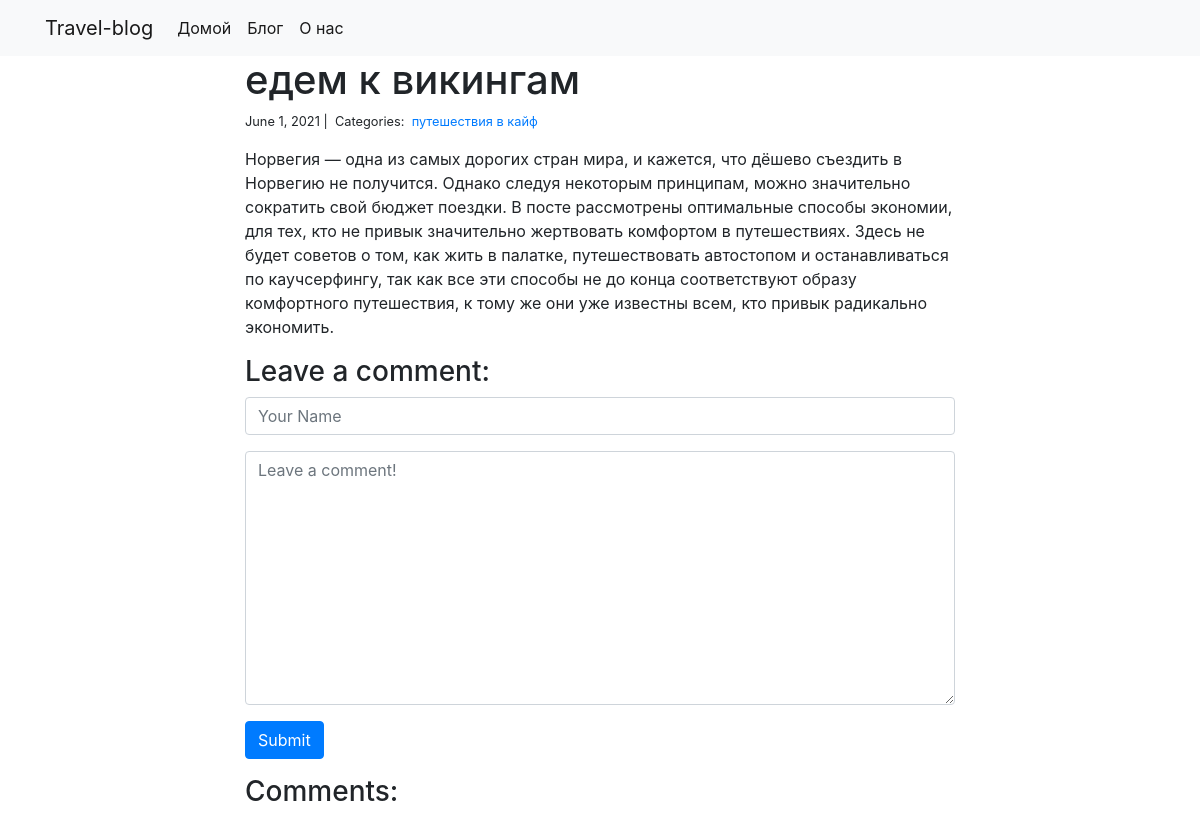
The app's page /blog/2/ with its own data.
### blog/models.py (models this page shows)
class Post(models.Model):
    title = models.CharField(max_length=255)
    body = models.TextField()
    created_on = models.DateTimeField(auto_now_add=True)
    last_modified = models.DateTimeField(auto_now=True)
    categories = models.ManyToManyField("Category", related_name="posts")

class Category(models.Model):
    name = models.CharField(max_length=20)

### blog/views.py (the view, shortened to what this page needs)
# urls.py: path("<int:pk>/", views.blog_detail, name="blog_detail"),
def blog_detail(request, pk):
    post = Post.objects.get(pk=pk)
    comments = Comment.objects.filter(post=post)
    form = CommentForm()
    context = {"post": post, "comments": comments, "form": form}
    return render(request, "blog_detail.html", context)

### blog/forms.py
class CommentForm(forms.Form):
    author = forms.CharField(
        max_length=60,
        widget=forms.TextInput(attrs={
            "class": "form-control",
            "placeholder": "Your Name"
        })
    )
    body = forms.CharField(widget=forms.Textarea(
        attrs={
            "class": "form-control",
            "placeholder": "Leave a comment!"
        })
    )

### blog/templates/blog_detail.html (shortened to what this page needs)
{% extends "base.html" %}
 {% block page_content %}
 <div class="col-md-8 offset-md-2">
     <h1>{{ post.title }}</h1>
     <small>
         {{ post.created_on.date }} |&nbsp;
         Categories:&nbsp;
         {% for category in post.categories.all %}
         <a href="{% url 'blog_category' category.name %}">
            {{ category.name }}
        </a>&nbsp;
        {% endfor %}
    </small>
    <p>{{ post.body | linebreaks }}</p>
    <h3>Leave a comment:</h3>
    <form action="/blog/{{ post.pk }}/" method="post">
        <div class="form-group">
            {{ form.author }}
        </div>
        <div class="form-group">
            {{ form.body }}
        </div>
        <button type="submit" class="btn btn-primary">Submit</button>
    </form>
    <h3>Comments:</h3>
</div>
{% endblock %}

### records on screen
Post: title "едем к викингам", created_on "June 1, 2021", body "Норвегия — одна из самых дорогих стран мира, и кажется, что дёшево съездить в Норвегию не получится. Однако следуя некоторым принципам, можно значительно сократить свой бюджет поездки. В посте рассмотрены оптимальные способы экономии, для тех, кто не привык значительно жертвовать комфортом в путешествиях. Здесь не будет советов о том, как жить в палатке, путешествовать автостопом и останавливаться по каучсерфингу, так как все эти способы не до конца соответствуют образу комфортного путешествия, к тому же они уже известны всем, кто привык радикально экономить."
Category: name "путешествия в кайф"
